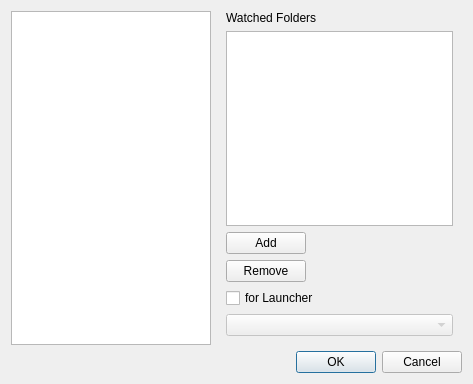
<?xml version="1.0" encoding="UTF-8"?>
<ui version="4.0">
 <class>FSettingsDialog</class>
 <widget class="QDialog" name="FSettingsDialog">
  <property name="windowModality">
   <enum>Qt::ApplicationModal</enum>
  </property>
  <property name="geometry">
   <rect>
    <x>0</x>
    <y>0</y>
    <width>473</width>
    <height>384</height>
   </rect>
  </property>
  <property name="windowTitle">
   <string>Dialog</string>
  </property>
  <property name="modal">
   <bool>true</bool>
  </property>
  <layout class="QVBoxLayout" name="verticalLayout">
   <item>
    <widget class="QWidget" name="widget" native="true">
     <layout class="QHBoxLayout" name="horizontalLayout">
      <property name="leftMargin">
       <number>0</number>
      </property>
      <property name="topMargin">
       <number>0</number>
      </property>
      <property name="rightMargin">
       <number>0</number>
      </property>
      <property name="bottomMargin">
       <number>0</number>
      </property>
      <item>
       <widget class="QListWidget" name="listWidget">
        <property name="minimumSize">
         <size>
          <width>200</width>
          <height>0</height>
         </size>
        </property>
        <property name="maximumSize">
         <size>
          <width>200</width>
          <height>16777215</height>
         </size>
        </property>
        <property name="selectionBehavior">
         <enum>QAbstractItemView::SelectRows</enum>
        </property>
       </widget>
      </item>
      <item>
       <widget class="QStackedWidget" name="settingPages">
        <property name="currentIndex">
         <number>4</number>
        </property>
        <widget class="QWidget" name="General">
         <layout class="QVBoxLayout" name="verticalLayout_2">
          <property name="topMargin">
           <number>0</number>
          </property>
          <property name="rightMargin">
           <number>0</number>
          </property>
          <property name="bottomMargin">
           <number>0</number>
          </property>
          <item>
           <widget class="QLabel" name="label">
            <property name="sizePolicy">
             <sizepolicy hsizetype="Preferred" vsizetype="Minimum">
              <horstretch>0</horstretch>
              <verstretch>0</verstretch>
             </sizepolicy>
            </property>
            <property name="text">
             <string>General</string>
            </property>
           </widget>
          </item>
          <item>
           <widget class="QWidget" name="widget_2" native="true">
            <layout class="QGridLayout" name="gridLayout_2">
             <item row="2" column="0">
              <spacer name="verticalSpacer_2">
               <property name="orientation">
                <enum>Qt::Vertical</enum>
               </property>
               <property name="sizeHint" stdset="0">
                <size>
                 <width>20</width>
                 <height>40</height>
                </size>
               </property>
              </spacer>
             </item>
             <item row="0" column="0">
              <widget class="QCheckBox" name="cb_ScanLibOnStartup">
               <property name="text">
                <string>Scan for new Games on Startup</string>
               </property>
              </widget>
             </item>
             <item row="1" column="0">
              <widget class="QPushButton" name="pb_ScanNow">
               <property name="text">
                <string>Scan Now</string>
               </property>
              </widget>
             </item>
            </layout>
           </widget>
          </item>
         </layout>
        </widget>
        <widget class="QWidget" name="Database">
         <layout class="QVBoxLayout" name="verticalLayout_4">
          <property name="topMargin">
           <number>0</number>
          </property>
          <property name="rightMargin">
           <number>0</number>
          </property>
          <property name="bottomMargin">
           <number>0</number>
          </property>
          <item>
           <widget class="QLabel" name="label_2">
            <property name="text">
             <string>Database</string>
            </property>
           </widget>
          </item>
          <item>
           <spacer name="verticalSpacer_3">
            <property name="orientation">
             <enum>Qt::Vertical</enum>
            </property>
            <property name="sizeHint" stdset="0">
             <size>
              <width>20</width>
              <height>40</height>
             </size>
            </property>
           </spacer>
          </item>
         </layout>
        </widget>
        <widget class="QWidget" name="Interface">
         <layout class="QVBoxLayout" name="verticalLayout_3">
          <property name="topMargin">
           <number>0</number>
          </property>
          <property name="rightMargin">
           <number>0</number>
          </property>
          <property name="bottomMargin">
           <number>0</number>
          </property>
          <item>
           <widget class="QLabel" name="label_3">
            <property name="text">
             <string>Interface</string>
            </property>
           </widget>
          </item>
          <item>
           <widget class="QWidget" name="widget_3" native="true">
            <layout class="QGridLayout" name="gridLayout">
             <item row="2" column="0">
              <widget class="QPushButton" name="pb_ResetStylesheet">
               <property name="text">
                <string>Reset Stylesheet</string>
               </property>
              </widget>
             </item>
             <item row="0" column="0">
              <widget class="QLabel" name="label_4">
               <property name="text">
                <string>Load Stylesheet</string>
               </property>
              </widget>
             </item>
             <item row="1" column="0">
              <widget class="QLineEdit" name="le_Stylesheet">
               <property name="sizePolicy">
                <sizepolicy hsizetype="Expanding" vsizetype="Fixed">
                 <horstretch>0</horstretch>
                 <verstretch>0</verstretch>
                </sizepolicy>
               </property>
               <property name="readOnly">
                <bool>true</bool>
               </property>
              </widget>
             </item>
             <item row="1" column="1">
              <widget class="QPushButton" name="pb_selectStylesheet">
               <property name="sizePolicy">
                <sizepolicy hsizetype="Fixed" vsizetype="Fixed">
                 <horstretch>0</horstretch>
                 <verstretch>0</verstretch>
                </sizepolicy>
               </property>
               <property name="maximumSize">
                <size>
                 <width>30</width>
                 <height>16777215</height>
                </size>
               </property>
               <property name="text">
                <string>...</string>
               </property>
              </widget>
             </item>
             <item row="3" column="0">
              <spacer name="verticalSpacer">
               <property name="orientation">
                <enum>Qt::Vertical</enum>
               </property>
               <property name="sizeHint" stdset="0">
                <size>
                 <width>20</width>
                 <height>40</height>
                </size>
               </property>
              </spacer>
             </item>
            </layout>
           </widget>
          </item>
         </layout>
        </widget>
        <widget class="QWidget" name="Artwork">
         <layout class="QVBoxLayout" name="verticalLayout_5">
          <property name="topMargin">
           <number>0</number>
          </property>
          <item>
           <widget class="QCheckBox" name="cb_Artwork_UseCache">
            <property name="enabled">
             <bool>false</bool>
            </property>
            <property name="text">
             <string>Use Artwork-Cache</string>
            </property>
            <property name="checked">
             <bool>true</bool>
            </property>
           </widget>
          </item>
          <item>
           <widget class="QPushButton" name="btn_Artwork_ClearCache">
            <property name="text">
             <string>Clear Cache</string>
            </property>
           </widget>
          </item>
          <item>
           <widget class="QPushButton" name="btn_Artwork_openCache">
            <property name="text">
             <string>Open Cache-Dir</string>
            </property>
           </widget>
          </item>
          <item>
           <spacer name="verticalSpacer_4">
            <property name="orientation">
             <enum>Qt::Vertical</enum>
            </property>
            <property name="sizeHint" stdset="0">
             <size>
              <width>20</width>
              <height>40</height>
             </size>
            </property>
           </spacer>
          </item>
          <item>
           <widget class="QPushButton" name="btn_Artwork_DownloadAll">
            <property name="text">
             <string>Download all Artwork</string>
            </property>
           </widget>
          </item>
          <item>
           <widget class="QLabel" name="la_Artwork_DownloadStatus">
            <property name="text">
             <string>-</string>
            </property>
           </widget>
          </item>
          <item>
           <spacer name="verticalSpacer_5">
            <property name="orientation">
             <enum>Qt::Vertical</enum>
            </property>
            <property name="sizeHint" stdset="0">
             <size>
              <width>20</width>
              <height>40</height>
             </size>
            </property>
           </spacer>
          </item>
         </layout>
        </widget>
        <widget class="QWidget" name="WatchedFolders">
         <layout class="QFormLayout" name="formLayout">
          <property name="topMargin">
           <number>0</number>
          </property>
          <item row="2" column="0">
           <widget class="QPushButton" name="btn_Folder_Add">
            <property name="text">
             <string>Add</string>
            </property>
           </widget>
          </item>
          <item row="3" column="0">
           <widget class="QPushButton" name="bn_Folder_Remove">
            <property name="text">
             <string>Remove</string>
            </property>
           </widget>
          </item>
          <item row="1" column="0" colspan="2">
           <widget class="QListWidget" name="lw_Folder_FolderList"/>
          </item>
          <item row="0" column="0">
           <widget class="QLabel" name="la_Folder_Head">
            <property name="text">
             <string>Watched Folders</string>
            </property>
           </widget>
          </item>
          <item row="4" column="0">
           <widget class="QCheckBox" name="cb_Folder_ForLauncher">
            <property name="text">
             <string>for Launcher</string>
            </property>
           </widget>
          </item>
          <item row="5" column="0" colspan="2">
           <widget class="QComboBox" name="cb_Folder_LauncherList">
            <property name="enabled">
             <bool>false</bool>
            </property>
           </widget>
          </item>
         </layout>
        </widget>
       </widget>
      </item>
     </layout>
    </widget>
   </item>
   <item>
    <widget class="QDialogButtonBox" name="buttonBox">
     <property name="orientation">
      <enum>Qt::Horizontal</enum>
     </property>
     <property name="standardButtons">
      <set>QDialogButtonBox::Cancel|QDialogButtonBox::Ok</set>
     </property>
    </widget>
   </item>
  </layout>
 </widget>
 <resources/>
 <connections>
  <connection>
   <sender>buttonBox</sender>
   <signal>accepted()</signal>
   <receiver>FSettingsDialog</receiver>
   <slot>accept()</slot>
   <hints>
    <hint type="sourcelabel">
     <x>248</x>
     <y>254</y>
    </hint>
    <hint type="destinationlabel">
     <x>157</x>
     <y>274</y>
    </hint>
   </hints>
  </connection>
  <connection>
   <sender>buttonBox</sender>
   <signal>rejected()</signal>
   <receiver>FSettingsDialog</receiver>
   <slot>reject()</slot>
   <hints>
    <hint type="sourcelabel">
     <x>316</x>
     <y>260</y>
    </hint>
    <hint type="destinationlabel">
     <x>286</x>
     <y>274</y>
    </hint>
   </hints>
  </connection>
 </connections>
</ui>
